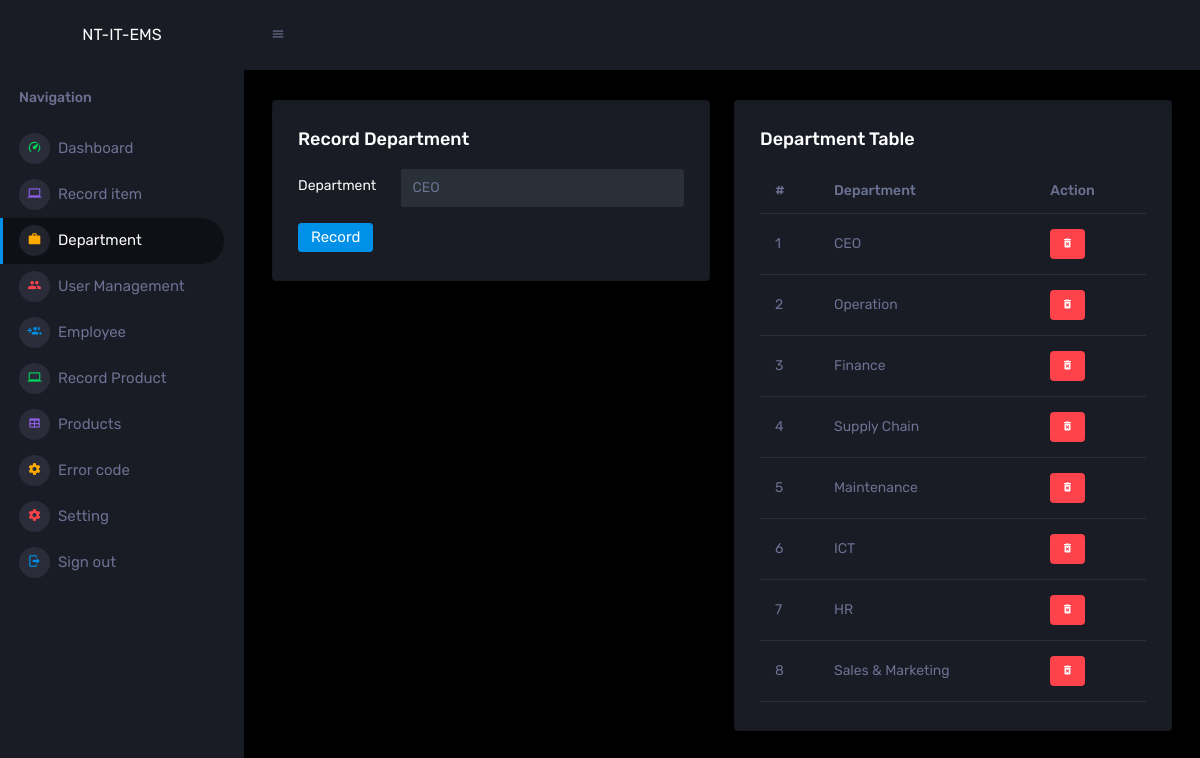
/dashboard/department.php (signed in), run on the app's committed database.
### tables this page shows
CREATE TABLE `department` (
  `id` int(11) NOT NULL,
  `dep` varchar(255) NOT NULL
);

### dashboard/department.php (the view, shortened to what this page needs)
<?php
include_once "header.PHP";
?>
<link rel="stylesheet" href="../assets/css/u.css">
<div class="main-panel">
    <div class="content-wrapper">
        <div class="row">
            <div class="col-md-6 grid-margin    ">
                <div class="card">
                    <div class="card-body">
                        <h4 class="card-title">Record Department</h4>
                        <form class="forms-sample" action="../backend/recordDepartment.php" method="POST" enctype="multipart/form-data">
                            <div class="form-group row">
                                <label for="exampleInputUsername2" class="col-sm-3 col-form-label">Department</label>
                                <div class="col-sm-9">
                                    <input type="text" class="form-control" id="exampleInputUsername2" name="dep" placeholder="CEO">
                                </div>
                            </div>
                            <button type="submit" class="btn btn-primary me-2">Record</button>
                        </form>
                    </div>
                </div>
            </div>
            <div class="col-lg-6 grid-margin stretch-card">
                <div class="card">
                    <div class="card-body">
                        <h4 class="card-title">Department Table</h4>
                        <div class="table-responsive">
                            <table class="table">
                                <thead>
                                    <tr>
                                        <th>#</th>
                                        <th>Department</th>
                                        <th>Action</th>
                                    </tr>
                                </thead>
                                <tbody>
                                    <?php
                                    $stm = $db->prepare("SELECT * FROM department");
                                    $stm->execute();
                                    foreach ($stm->fetchAll() as $i => $row) {
                                    ?>
                                        <tr>
                                            <td><?php echo ++$i ?></td>
                                            <td><?php echo $row['dep'] ?></td>
                                            <td>
                                                <a href="../backend/removeDepartment.php?id=<?php echo $row['id'] ?>">
                                                    <label class="badge badge-danger pointer"><i class="mdi mdi-delete-forever"></i></label></a>
                                            </td>
                                        </tr>
                                    <?php  }
                                    ?>
                                </tbody>
                            </table>
                        </div>
                    </div>
                </div>
            </div>
        </div>
    </div>
</div>
<?php
include_once "footer.PHP";
?>

### assets/css/u.css (style rules this page uses)
.form-control { color: aliceblue !important; }
.pointer { cursor: pointer; }

### data on the page
department: dep "CEO"
department: dep "Operation"
department: dep "Finance"
department: dep "Supply Chain"
department: dep "Maintenance"
department: dep "ICT"
department: dep "HR"
department: dep "Sales & Marketing"
